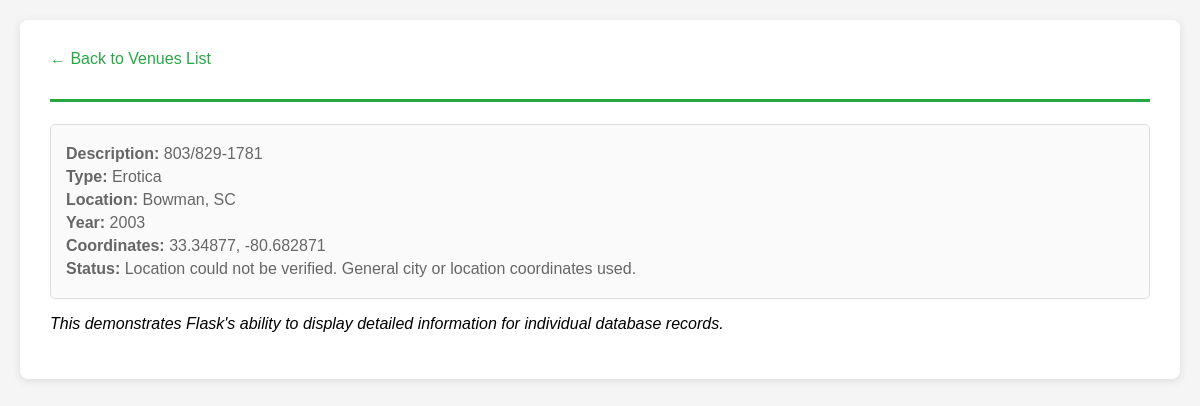
/venue/1, run on the app's committed database.
### tables this page shows
CREATE TABLE venues (
    venue_id INTEGER PRIMARY KEY AUTOINCREMENT,
    unique_id TEXT,
    title TEXT,
    description TEXT,
    type TEXT,
    street_address TEXT,
    city_id INTEGER,
    year INTEGER,
    amenity_features TEXT,
    notes TEXT,
    full_address TEXT,
    lat REAL,
    lon REAL,
    geo_address TEXT,
    unclear_address TEXT,
    status TEXT,
    FOREIGN KEY (city_id) REFERENCES cities (city_id)
);

CREATE TABLE cities (
    city_id INTEGER PRIMARY KEY AUTOINCREMENT,
    city_name TEXT NOT NULL,
    state TEXT NOT NULL,
    UNIQUE(city_name, state)
);

### app.py (the view)
@app.route('/venue/<int:venue_id>')
def venue_detail(venue_id):
    conn = get_db_connection()
    venue = conn.execute('''
        SELECT v.*, c.city_name, c.state
        FROM venues v
        JOIN cities c ON v.city_id = c.city_id
        WHERE v.venue_id = ?
    ''', (venue_id,)).fetchone()
    conn.close()
    if venue is None:
        flash('Venue not found!', 'error')
        return redirect(url_for('index'))
    return render_template('venue_detail.html', venue=venue)

### app.py (called while the page is built)
def get_db_connection():
    conn = sqlite3.connect(DB_PATH)
    conn.row_factory = sqlite3.Row
    return conn

### templates/venue_detail.html (shortened to what this page needs)
{% extends "base.html" %}
{% block content %}
<div class="back-link">
    <a href="{{ url_for('index') }}">&larr; Back to Venues List</a>
</div>
<h1>{{ venue.title }}</h1>
<div class="venue-card">
    {% if venue.description %}
    <div class="venue-info"><strong>Description:</strong> {{ venue.description }}</div>
    {% endif %}
    {% if venue.type %}
    <div class="venue-info"><strong>Type:</strong> {{ venue.type }}</div>
    {% endif %}
    <div class="venue-info"><strong>Location:</strong> {{ venue.city_name }}, {{ venue.state }}</div>
    {% if venue.year %}
    <div class="venue-info"><strong>Year:</strong> {{ venue.year }}</div>
    {% endif %}
    {% if venue.lat and venue.lon %}
    <div class="venue-info"><strong>Coordinates:</strong> {{ venue.lat }}, {{ venue.lon }}</div>
    {% endif %}
    {% if venue.status %}
    <div class="venue-info"><strong>Status:</strong> {{ venue.status }}</div>
    {% endif %}
</div>
<p><em>This demonstrates Flask's ability to display detailed information for individual database records.</em></p>
{% endblock %}

### templates/base.html (shortened to what this page needs)
<!DOCTYPE html>
<html lang="en">
<head>
</head>
<body>
    <div class="container">
        {% block content %}{% endblock %}
    </div>
</body>
</html>

### templates/base.html (style rules this page uses)
body { font-family: Arial, sans-serif; max-width: 1200px; margin: 0 auto; padding: 20px; background-color: #f5f5f5; }
.container { background-color: white; padding: 30px; border-radius: 8px; box-shadow: 0 2px 10px rgba(0,0,0,0.1); }
h1 { color: #333; border-bottom: 3px solid #28a745; padding-bottom: 10px; }
.venue-card { border: 1px solid #ddd; border-radius: 5px; padding: 15px; margin: 10px 0; background-color: #fafafa; }
.venue-info { color: #666; margin: 5px 0; }
a { color: #28a745; text-decoration: none; }
.back-link { margin-bottom: 20px; }

### data on the page
venues: description "803/829-1781", type "Erotica", year "2003", lat "33.34877", lon "-80.682871", status "Location could not be verified. General city or location coordinates used."
cities: city_name "Bowman", state "SC"
